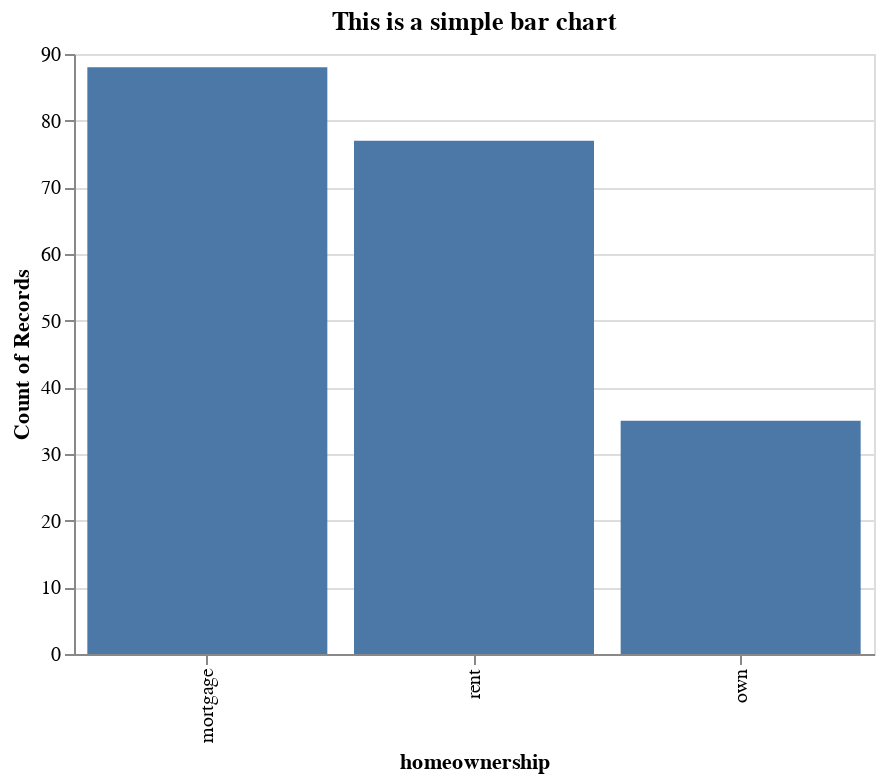

Write notebook code for a chart like this one.
### Markdown cell above
### Bar chart with properties

### Code cell
alt.Chart(source).mark_bar().encode(
    x=alt.X('homeownership').sort('-y'),
    y=alt.Y('homeownership', aggregate='count')
).properties( # properties
    title='This is a simple bar chart',
    width=400,
    height=300
)

### Figure 1 — Vega-Lite specification as saved in the notebook (floating-point values rounded to 4 significant figures; data arrays with more than 128 entries replaced by an {"elided": "..."} marker saying what was removed)
{"config": {"view": {"continuousWidth": 300, "continuousHeight": 300}}, "data": {"name": "data-01103058646d44783c073db6553580d7"}, "mark": {"type": "bar"}, "encoding": {"x": {"field": "homeownership", "sort": "-y", "type": "nominal"}, "y": {"aggregate": "count", "field": "homeownership", "type": "nominal"}}, "height": 300, "title": "This is a simple bar chart", "width": 400, "$schema": "https://vega.github.io/schema/vega-lite/v5.6.1.json", "datasets": {"data-01103058646d44783c073db6553580d7": {"elided": "200 records"}}}
